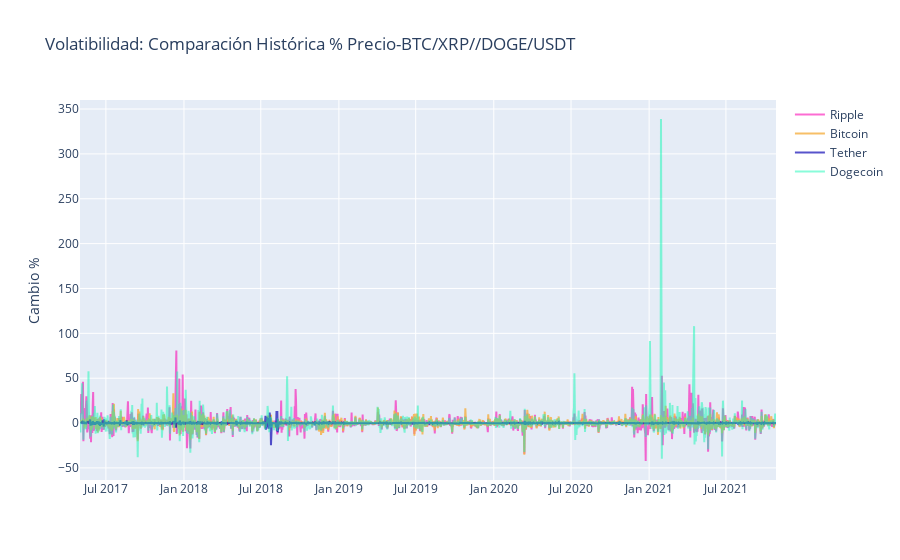

Source (notebook cell):
### Markdown cell above
## Gráfico 4:

### Code cell
trace1 = go.Scatter(x = crypto2017_2021.index,y = crypto2017_2021["Bitcoin"]['Prices'].pct_change()*100,name = 'Bitcoin',mode= 'lines',
                    marker = dict(color = 'rgba(245, 176, 66, 0.8)'))
                  
trace2 = go.Scatter(x = crypto2017_2021.index,y = crypto2017_2021["Tether"]['Prices'].pct_change()*100,name = 'Tether',mode= 'lines',
                    marker = dict(color = 'rgba(17, 11, 181, 0.7)'))

trace3 = go.Scatter(x = crypto2017_2021.index,y = crypto2017_2021["Ripple"]['Prices'].pct_change()*100,name = 'Ripple',mode= 'lines',
marker = dict(color = 'rgba(250, 11, 181, 0.6)'))

trace4 = go.Scatter(x = crypto2017_2021.index,y = crypto2017_2021["Dogecoin"]['Prices'].pct_change()*100,name = 'Dogecoin',mode= 'lines',
marker = dict(color = 'rgba(20, 250, 181, 0.5)'))

data = [trace3, trace1, trace2, trace4]

layout = dict(title = 'Volatibilidad: Comparación Histórica % Precio-BTC/XRP//DOGE/USDT',yaxis= dict(title= 'Cambio %',ticklen= 5))
           

grafico4 = go.Figure(data = data, layout=layout)

iplot(grafico4)
grafico4.write_html("Utils\Visualizations\Varpreciobtcusdt.html")
#Guardamos el gráfico en una librería de Chart Studio, para poder usarlo en presentaciones.
#py.plot(grafico4, filename="varhistbtcdogeusdtxrp", auto_open=False)

### Figure 1 — Plotly figure (JSON) as saved in the notebook; plotly's stock layout.template omitted (floating-point values rounded to 4 significant figures; data arrays with more than 128 entries replaced by an {"elided": "..."} marker saying what was removed)
{"data": [{"marker": {"color": "rgba(250, 11, 181, 0.6)"}, "mode": "lines", "name": "Ripple", "type": "scatter", "x": {"elided": "1657 str values"}, "y": {"elided": "1657 float values"}}, {"marker": {"color": "rgba(245, 176, 66, 0.8)"}, "mode": "lines", "name": "Bitcoin", "type": "scatter", "x": {"elided": "1657 str values"}, "y": {"elided": "1657 float values"}}, {"marker": {"color": "rgba(17, 11, 181, 0.7)"}, "mode": "lines", "name": "Tether", "type": "scatter", "x": {"elided": "1657 str values"}, "y": {"elided": "1657 float values"}}, {"marker": {"color": "rgba(20, 250, 181, 0.5)"}, "mode": "lines", "name": "Dogecoin", "type": "scatter", "x": {"elided": "1657 str values"}, "y": {"elided": "1657 float values"}}], "layout": {"title": {"text": "Volatibilidad: Comparación Histórica % Precio-BTC/XRP//DOGE/USDT"}, "yaxis": {"ticklen": 5, "title": {"text": "Cambio %"}}}}
